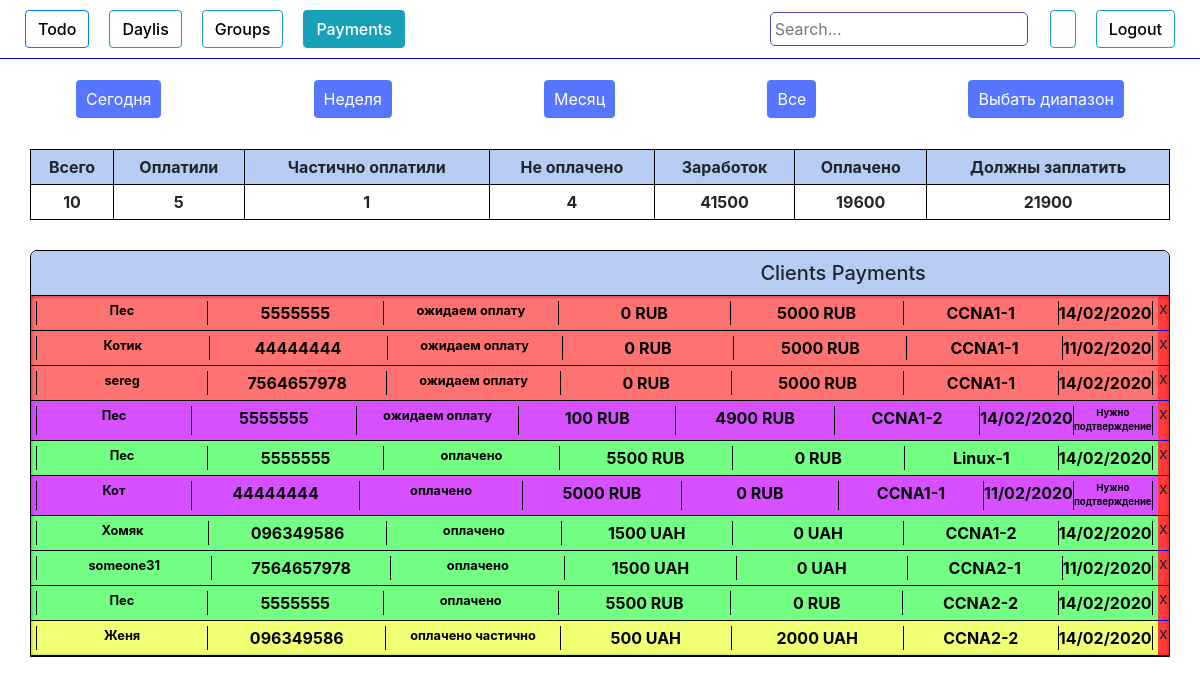
/pay_filter/2, run on an earlier commit of the app's database.
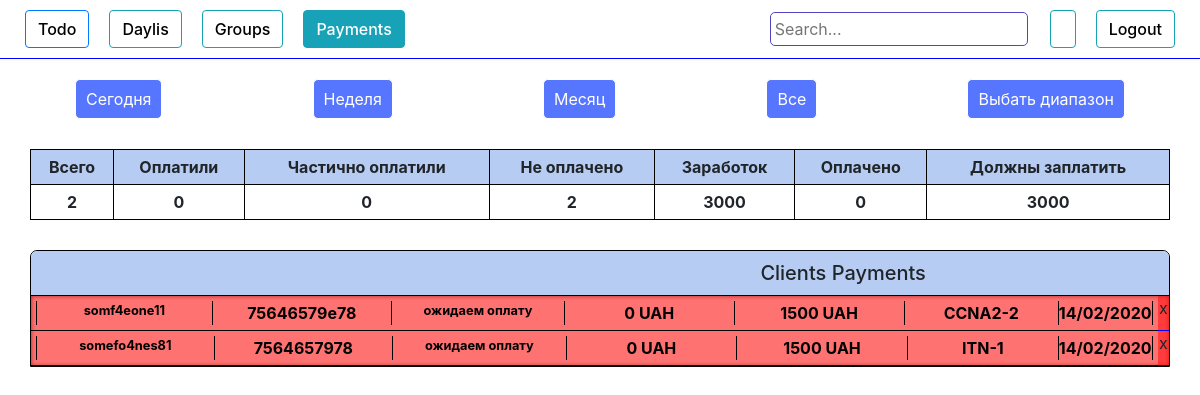
And on a later commit of the database.
### authorization/models.py (models this page shows, shortened)
class People(models.Model):
    add_date        = models.DateTimeField(blank=True, null=True)
    name            = models.CharField(max_length=100, blank=True)
    phone           = models.CharField(max_length=100, blank=True)
    email           = models.CharField(max_length=100, blank=True)
    course          = models.ForeignKey(Course, on_delete=models.DO_NOTHING)
    country         = models.CharField(max_length=100, blank=True)
    university      = models.CharField(max_length=100, blank=True)
    work            = models.CharField(max_length=100, blank=True)
    where_from      = models.CharField(max_length=100, blank=True)
    ip              = models.CharField(max_length=100, blank=True)
    currency        = models.CharField(max_length=100, blank=True)
    course_price    = models.IntegerField(blank=True, null=True)
    comments        = models.TextField(blank=True)
    wishes          = models.TextField(blank=True)
    callback_time   = models.DateTimeField(blank=True, null=True)
    group           = models.ForeignKey(Group, on_delete=models.DO_NOTHING, null=True, blank=True)
    request_status  = models.CharField(max_length=100, blank=True)
    need_confirm  = models.BooleanField(blank=True, null=True)
    first_payment_date   = models.DateTimeField(blank=True, null=True)
    full_payment_date  = models.DateTimeField(blank=True, null=True)
    payment_history = models.TextField(blank=True)
    total_payment   = models.IntegerField(blank=True, null=True)
    obligation      = models.IntegerField(blank=True, null=True)
    def is_called(self):
        if self.request_status == 'оплачено частично' or self.request_status == 'ожидаем оплату' or self.request_status == 'оплачено':
            return True
        else:
            return False
    def call_status(self):
        if self.request_status != 'перезвонить':
            return False
        else :
            return True
    def is_full_payed(self):
        return (self.request_status == 'оплачено')
    def is_particaly_payed(self):
        return (self.request_status == 'оплачено частично')
    def is_not_payed(self):
        return (self.request_status == 'ожидаем оплату')
    def is_need_confirm(self):
        return (self.need_confirm)
    def get_date(self):
        return self.add_date.strftime('%d/%m/%Y')

class Group(models.Model):
    name            = models.CharField(max_length=100, blank=True)
    created_date    = models.DateTimeField(blank=True, null=True)
    course          = models.ForeignKey(Course, on_delete=models.DO_NOTHING, null=True)
    active          = models.BooleanField(default=True)
    time_start      = models.DateTimeField(blank=True, null=True)
    time_end        = models.DateTimeField(blank=True, null=True)
    def __str__(self):
        return self.name

### authorization/views.py (the view)
# urls.py: path('pay_filter/<int:pk>', views.pay_filter, name='pay_filter'),
def pay_filter(request, pk):
    list_payments = People.objects.order_by('request_status','group', 'obligation', )
    formcheck = 1
    submitbutton= request.POST.get("submit")
    start_date = date.today()
    end_date = 0
    form = DateForm(request.POST or None)
    if form.is_valid():
            start_date = form.cleaned_data.get("start_date")
            end_date = form.cleaned_data.get("end_date") + timedelta(minutes=60*24)
    if start_date == None:
        start_date = datetime.now() - timedelta(minutes=60*24*12000)
    if  end_date == None:
            end_date = datetime.now()
    if submitbutton:
        print("submit")
        list_payments = list_payments.filter(Q(add_date__gte = start_date) & Q(add_date__lte= end_date) )
    if pk == 1:  #today
        now = datetime.today() - timedelta(minutes=60)
        print(now)
        list_payments = list_payments.filter(Q(add_date__gte = now))
        print(list_payments)
    elif pk == 2:  #7 days
        now = datetime.today() - timedelta(minutes=60*24*7)
        list_payments = list_payments.filter(Q(add_date__gte = now))
    elif pk == 3:  # 30 days
        now = datetime.today() - timedelta(minutes=60*24*30)
        list_payments = list_payments.filter(Q(add_date__gte = now))
    elif pk == 5:
        formcheck = 2
    elif pk == 6:
        formcheck = 1
    money_all = list_payments.filter(Q(request_status='оплачено') |
                                            Q(request_status='оплачено частично') |
                                            Q(request_status='ожидаем оплату')).aggregate(money_all=Sum(F('course_price')))
    money_all_num = money_all['money_all']
    print(money_all_num, "все деньги")
    money_paid = list_payments.filter(Q(request_status='оплачено') |
                                            Q(request_status='оплачено частично') |
                                            Q(request_status='ожидаем оплату')).aggregate(money_paid=Sum(F('total_payment')))
    money_paid_num = money_paid['money_paid']
    print(money_paid_num, "Заплатили")
    if money_all_num == None:
        money_all_num = 0
    if  money_paid_num == None:
            money_paid_num = 0
    money_will_num =  money_all_num - money_paid_num
    print(money_will_num ,"Заплатят")
    people_done = list_payments.filter(Q(request_status='оплачено')).count()
    people_partially = list_payments.filter(Q(request_status='оплачено частично')).count()
    people_waiting = list_payments.filter(Q(request_status='ожидаем оплату')).count()
    people_all_num =  people_done + people_partially + people_waiting
    print(people_done)
    print(people_partially)
    print(people_waiting)
    context = {
        "list_payments":list_payments,
        'formcheck': formcheck,
        "money_all_num" : money_all_num,
        "money_paid_num" : money_paid_num,
        "money_will_num" : money_will_num,
        "people_done" : people_done,
        "people_partially" : people_partially,
        "people_waiting" : people_waiting,
        "people_all_num" : people_all_num,
        'form': form,
        'start_date': start_date,
        'end_date':end_date,
    }
    return render(request,"groups_payments.html",context)

### authorization/forms.py
class DateForm(forms.Form):
     start_date= forms.DateTimeField(input_formats=['%d/%m/%Y'], required=False, widget=forms.TextInput(attrs={"class":"myfield"}))
     end_date= forms.DateTimeField(input_formats=['%d/%m/%Y'], required=False, widget=forms.TextInput(attrs={"class":"myfield"}))

### authorization/templates/groups_payments.html (shortened to what this page needs)
{% load crispy_forms_tags %}
<!DOCTYPE html>
<html lang="en">
<head>
    <link rel="stylesheet" href="https://stackpath.bootstrapcdn.com/bootstrap/4.4.1/css/bootstrap.min.css">
    <link rel="stylesheet" href="https://cdnjs.cloudflare.com/ajax/libs/jquery-datetimepicker/2.5.20/jquery.datetimepicker.min.css" />
     {% load staticfiles %}
    <link rel="stylesheet" href="{% static 'style.css' %}" type="text/css">
</head>
<body>
    <div class="header">
        <div class="text col-8">
            <button class="btn btn-outline-primary " type="button">
                <a href="{% url 'todo' %}">
                    Todo
                </a>
            </button>
            <button class="btn btn-outline-info " type="button">
                <a href="{% url 'staff' %}">
                    Daylis
                </a>
            </button>
            <button class="btn btn-outline-info " type="button">
                <a href="{% url 'groups' %}">
                    Groups
                </a>
            </button>
            <button class="btn btn-outline-info active" type="button">
                <a href="{% url 'groups_payments' %}">
                    Payments
                </a>
            </button>
        </div>
        <div class="settings col-4">
            <form action="{% url 'search' %}" method="get">
                <input class="search" name="q" type="text" placeholder="Search..." style="
                margin: 12px;
                /* height: 37px; */
                border-radius: 5px;
                border: 1px solid #5344c2;
                padding: 4px;
            ">
            </form>
            <button class="btn btn-outline-info" type="button" data-toggle="collapse" data-target="#InfoUpdateField" aria-expanded="false">
        </button>
            <button class="btn btn-outline-info" type="button" data-toggle="collapse" data-target="#ConfirmationField" aria-expanded="false">
            Logout
        </button>
        </div>
    </div>
    <div class="perid_container">
        <a href="{% url 'pay_filter' pk=1 %}" class="a"><button class="button">Сегодня</button></a>
        <a href="{% url 'pay_filter' pk=2 %}" class="a"><button class="button">Неделя</button></a>
        <a href="{% url 'pay_filter' pk=3 %}" class="a"><button class="button">Месяц</button></a>
        <a href="{% url 'pay_filter' pk=4 %}" class="a"><button class="button">Все</button></a>
        {% if formcheck == 2 %}
        <a href="{% url 'pay_filter' pk=6 %}" class="a"><button class="button">Cпрятать выбор</button></a>
        {% else %}
        <a href="{% url 'pay_filter' pk=5 %}" class="a"><button class="button">Выбать диапазон</button></a>
        {% endif %}
    </div>
    <table class="count_table"  cellpadding="5">
        <tr class="main_line">
            <th>Всего</th>
            <th>Оплатили</th>
            <th>Частично оплатили</th>
            <th>Не оплачено</th>
            <th>Заработок</th>
            <th>Оплачено</th>
            <th>Должны заплатить</th>
        </tr>
        <tr>
            <th class="center">{{people_all_num}}</th>
            <th class="center">{{people_done}}</th>
            <th class="center">{{people_partially}}</th>
            <th class="center">{{people_waiting}}</th>
            <th class="center">{{money_all_num}}</th>
            <th class="center">{{money_paid_num }}</th>
            <th class="center">{{money_will_num}}</th>
    </table>
    <div class="payment_tables">
        {% if list_payments %}
        <div class="table show table_pay" id="payment_tables">
            <div class="table_header " data-toggle="collapse" data-target="#table_payments_content" aria-expanded="false">
                <h5>Clients Payments</h5>
            </div>
            <div class="table_content show" id='table_payments_content'>
                {% for item in list_payments %} {% if item.is_called %}
                <div class="item" id="{{item.email}}">
                    <a class="gr-a" href="{% url 'group_payments_update' item.id %}" target="_blank" onClick="popupWin = window.open(this.href, 'Window', 'location,width=720,height=800,top=200,left=300'); popupWin.focus(); return false;">
                        <div class="item_header" data-toggle="collapse" data-target="#item_description"  {% if item.is_need_confirm %} style="background-color: rgba(195, 0, 255, 0.685);"
                            {% endif %} {% if item.is_full_payed %} style="background-color: rgba(0, 255, 34, 0.554);" {% endif %} {% if item.is_particaly_payed %} style="background-color: rgba(229, 255, 0, 0.554);" {% endif %} {% if item.is_not_payed %}
                            style="background-color: rgba(255, 0, 0, 0.554);" {% endif %}>
                            <table class="item_payment_table" style="width:100%">
                                <tr>
                                    <th>
                                        <div style="font-size: 0.8rem;" class="name">{{item.name}}</div>
                                    </th>
                                    <th>
                                        <div class="phone">{{item.phone}}</div>
                                    </th>
                                    <th>
                                        <div style="font-size: 0.8rem;" class="request_status">{{item.request_status}}</div>
                                    </th>
                                    <th>
                                        <div class="total_payment">{{item.total_payment}} {{item.currency}}</div>
                                    </th>
                                    <th>
                                        <div class="obligation">{{item.obligation}} {{item.currency}}</div>
                                    </th>
                                    <th>
                                        <div class="obligation">{{item.group}}</div>
                                    </th>
                                    <th>
                                        <div class="obligation">{{item.get_date}}</div>
                                    </th>
                                    {% if item.is_need_confirm %}
                                    <th>
                                        <div class="is_need_confirm" style="font-size: 0.6rem;">Нужно подтверждение</div>
                                    </th>
                                    {% endif %}
                                </tr>
                            </table>
                        </div>
                    </a>
                    <span id="del_btn" type="button" data-toggle="collapse" data-target="#ConfirmationFieldDel{{item.id}}" aria-expanded="false">x</span>
                </div>
                {% endif %} {% endfor %}
            </div>
        </div>
        {% else %}
        <h3 style="text-align: center;">Nothing</h3>
        {% endif %}
    </div>
</body>
</html>

### csv_to_table/static/style.css (style rules this page uses)
a { color: black; font-weight: 500; }
.header { display: flex; justify-content: space-between; border-bottom: solid 1px blue; }
.text { margin: 0; display: flex; align-items: center; }
.settings { display: flex; justify-content: flex-end; }
.btn { margin: 10px; color: black; font-weight: 500; }
.active a { color: white; }
.table { border: rgb(0, 0, 0) 1px solid; border-radius: 7px 7px 0 0; }
.table_pay { width: 95%; margin: 30px auto; }
.table_content { box-shadow: inset 0 0 4px 0px rgb(73, 71, 71); overflow: auto; }
.table_header { display: flex; justify-content: space-around; align-items: center; background-color: rgb(182, 204, 243); border-bottom: rgb(0, 0, 0) 1px solid; border-radius: 7px 7px 0 0; cursor: pointer; }
.table_header h5 { margin: 10px; }
.item { display: flex; }
.gr-a { width: 99%; }
.item_header { border-bottom: 1px solid rgb(0, 0, 0); padding: 5px; overflow: auto; }
.item_header { display: flex; justify-content: space-around; font-weight: 500; }
.table th { border-top: 0; padding: 0; text-align: center; }
th { border: 1px solid black; border-bottom: 0; border-top: 0; }
.item_payment_table th { width: 17%; overflow: auto; }
#del_btn { width: 1%; background-color: rgba(255, 0, 0, 0.767); text-align: center; border-bottom: 1px solid blue; }
.count_table { border: 1px solid black; margin: 20px auto; width: 95%; text-align: center; padding: 15px; }
.main_line { background-color: rgb(182, 204, 243); border-bottom: 1px solid black; }
.perid_container { display: flex; justify-content: space-around; }
.button { margin-top: 20px; margin-bottom: 10px; border-radius: 5px; padding: 7px 10px; background-color: rgb(87, 118, 255); border: 1px solid rgb(255, 255, 255); color: #fff; transition: .5s background-color, .5s color; }

What changed in the data, as far as the page shows it:
removed People: name "Пес", phone "5555555", request_status "ожидаем оплату", total_payment "0", currency "RUB", obligation "5000", group "CCNA1-1", get_date "14/02/2020"
removed People: name "Котик", phone "44444444", request_status "ожидаем оплату", total_payment "0", currency "RUB", obligation "5000", group "CCNA1-1", get_date "11/02/2020"
removed People: name "sereg", phone "7564657978", request_status "ожидаем оплату", total_payment "0", currency "RUB", obligation "5000", group "CCNA1-1", get_date "14/02/2020"
removed People: name "Пес", phone "5555555", request_status "ожидаем оплату", total_payment "100", currency "RUB", obligation "4900", group "CCNA1-2", get_date "14/02/2020", need_confirm "Нужно подтверждение"
removed People: name "Пес", phone "5555555", request_status "оплачено", total_payment "5500", currency "RUB", obligation "0", group "Linux-1", get_date "14/02/2020"
removed People: name "Кот", phone "44444444", request_status "оплачено", total_payment "5000", currency "RUB", obligation "0", group "CCNA1-1", get_date "11/02/2020", need_confirm "Нужно подтверждение"
removed People: name "Хомяк", phone "096349586", request_status "оплачено", total_payment "1500", currency "UAH", obligation "0", group "CCNA1-2", get_date "14/02/2020"
removed People: name "someone31", phone "7564657978", request_status "оплачено", total_payment "1500", currency "UAH", obligation "0", group "CCNA2-1", get_date "11/02/2020"
removed People: name "Пес", phone "5555555", request_status "оплачено", total_payment "5500", currency "RUB", obligation "0", group "CCNA2-2", get_date "14/02/2020"
removed People: name "Женя", phone "096349586", request_status "оплачено частично", total_payment "500", currency "UAH", obligation "2000", group "CCNA2-2", get_date "14/02/2020"
added People: name "somf4eone11", phone "75646579e78", request_status "ожидаем оплату", total_payment "0", currency "UAH", obligation "1500", group "CCNA2-2", get_date "14/02/2020"
added People: name "somefo4nes81", phone "7564657978", request_status "ожидаем оплату", total_payment "0", currency "UAH", obligation "1500", group "ITN-1", get_date "14/02/2020"
Also different on the page:
{{ people_all_num }}: "10" → "2"
{{ people_done }}: "5" → "0"
{{ people_partially }}: "1" → "0"
{{ people_waiting }}: "4" → "2"
{{ money_all_num }}: "41500" → "3000"
{{ money_paid_num }}: "19600" → "0"
{{ money_will_num }}: "21900" → "3000"
